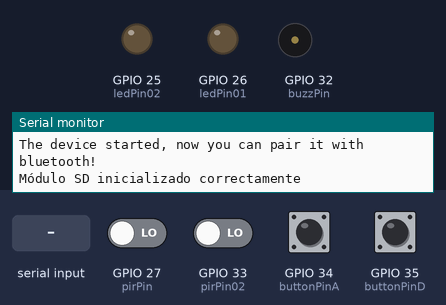
The sketch below on a simulated ESP32. Shown: output pins drawn as LEDs (lit = HIGH), buzzer (waves = sounding, pin HIGH), the last lines printed to the serial monitor. The inputs (shaded band) are chosen by the test bench; at power-on: GPIO 34 (buttonPinA), GPIO 35 (buttonPinD) HIGH, GPIO 27 (pirPin), GPIO 33 (pirPin02) LOW. Storage starts empty; nothing arrives over Bluetooth unless stated.

Above: at 1.8 s.
1.9 s: GPIO 34 (buttonPinA) pulled LOW for 0.6 s
4.5 s: GPIO 27 (pirPin) driven HIGH
At 6.2 s:
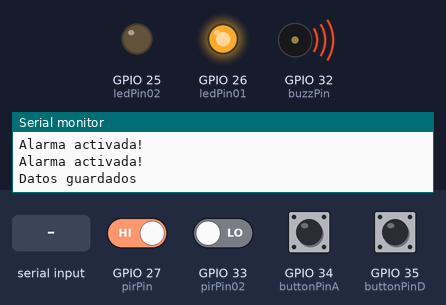
6.5 s: GPIO 33 (pirPin02) driven HIGH
At 9.2 s:
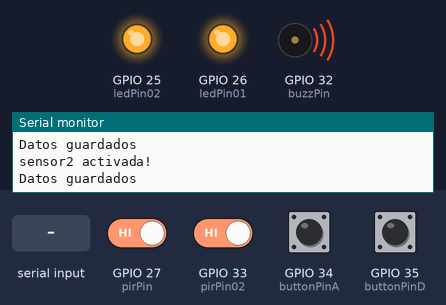
9.5 s: GPIO 35 (buttonPinD) pulled LOW for 0.6 s
At 10.8 s:
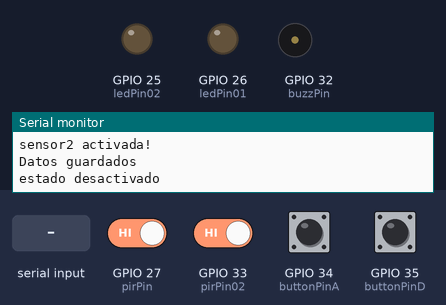
11.6 s: "a" received over the second serial link
13.5 s: "d" received over the second serial link
Timing chart, 0 to 16.5 s (numbered marks = the images above; inputs shaded):
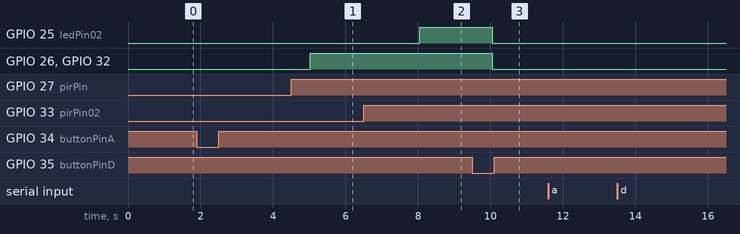

The sketch:

CA_Alarma.ino
```cpp
#include "BluetoothSerial.h"
#include "SPI.h"
#include "SD.h"

#if !defined(CONFIG_BT_ENABLED) || !defined(CONFIG_BLUEDROID_ENABLED)
#error Bluetooth is not enabled! Please run `make menuconfig` to and enable it
#endif

int pirPin = 27;  //Pin del sensor PIR
int pirPin02 = 33;
int ledPin01 = 26;  //Led parpadeo de acciones
int ledPin02 = 25;
int buzzPin = 32;
bool estado = false;
const int buttonPinA = 34;
const int buttonPinD = 35;
int chipSelect = 5;

File datosCSV;

BluetoothSerial SerialBT;

void setup() {
  Serial.begin(115200);

  pinMode(pirPin, INPUT);
  pinMode(pirPin02, INPUT);
  pinMode(ledPin01, OUTPUT);
  pinMode(ledPin02, OUTPUT);
  pinMode(buzzPin, OUTPUT);
  pinMode(buttonPinA, INPUT_PULLUP);
  pinMode(buttonPinD, INPUT_PULLUP);

  SerialBT.begin("Esclavo-Alarma");
  Serial.println("The device started, now you can pair it with bluetooth!");

  // Inicializar el módulo SD
  if (!SD.begin(chipSelect)) {
    Serial.println("Error al inicializar el módulo SD");
    return;
  }
  Serial.println("Módulo SD inicializado correctamente");
}

void apagarTodo() {
  digitalWrite(ledPin01, LOW);
  digitalWrite(ledPin02, LOW);
  digitalWrite(buzzPin, LOW);
  Serial.println("estado desactivado");
}

void loop() {
  if (Serial.available()) {
    SerialBT.write(Serial.read());
  }
  if (SerialBT.available()) {
    Serial.write(SerialBT.read());
  }

  bool onButtonState = digitalRead(buttonPinA) == LOW;
  bool offButtonState = digitalRead(buttonPinD) == LOW;

  int movimiento01 = digitalRead(pirPin);
  int movimiento02 = digitalRead(pirPin02);

  unsigned long timestamp = millis();

  if (onButtonState) {
    estado = true;
  } else if (offButtonState) {
    estado = false;
    apagarTodo();
  }

  //validar mensaje de activacion de alarma
  if (SerialBT.available()) {
    String message = SerialBT.readString();  // Leer mensaje Bluetooth
    Serial.println(message);
    message.trim();        // Imprimir mensaje recibido en Monitor Serial
    if (message == "a") {  //Si el mensaje es "alarma"
      estado = true;
      Serial.println("estado cambiado");
    }
    if (message == "d") {  //Si el mensaje es "alarma"
      estado = false;
      apagarTodo();
    }
  }

  //ALARMA
  if (estado) {
    Serial.println("Alarma activada!");

    // Detector de Movimiento Sensor 1
    if (digitalRead(pirPin) == HIGH) {                   //Si se detecta movimiento
      SerialBT.println("Movimiento Detectado,Entrada");  //Enviar mensaje a través de Bluetooth

      // Escribir los datos en el archivo CSV
      datosCSV = SD.open("/datosSensor.csv", FILE_APPEND);
      if (datosCSV) {
        if (movimiento01 == HIGH) {
          datosCSV.print(timestamp);
          datosCSV.print(",");
          datosCSV.println("Cochera: Movimiento detectado!");
          Serial.println("Datos guardados");
        }
        datosCSV.close();
      } else {
        Serial.println("Error al abrir el archivo CSV");
      }

      digitalWrite(ledPin01, HIGH);
      digitalWrite(buzzPin, HIGH);
      delay(1000);  // wait for 500 milliseconds
    }

    // Detector de Movimiento Sensor 1
    if (digitalRead(pirPin02) == HIGH) {               //Si se detecta movimiento
      SerialBT.println("Movimiento Detectado,Patio");  //Enviar mensaje a través de Bluetooth
      Serial.println("sensor2 activada!");

      // Escribir los datos en el archivo CSV - SENSOR 2
      datosCSV = SD.open("/datosSensor.csv", FILE_APPEND);
      if (datosCSV) {
        if (movimiento02 == HIGH) {
          datosCSV.print(timestamp);
          datosCSV.print(",");
          datosCSV.println("Patio: Movimiento detectado!");
          Serial.println("Datos guardados");
        }
        datosCSV.close();
      } else {
        Serial.println("Error al abrir el archivo CSV");
      }

      digitalWrite(ledPin02, HIGH);
      digitalWrite(buzzPin, HIGH);
      delay(1000);  // wait for 500 milliseconds
    }
  }

  delay(1000);
}
```

Measured:
- after the input at 4.5 s, GPIO 26 (ledPin01), GPIO 32 (buzzPin): LOW → HIGH after 0.53 s
- after the input at 6.5 s, GPIO 25 (ledPin02): LOW → HIGH after 1.6 s
- after the input at 9.5 s, GPIO 25 (ledPin02), GPIO 26 (ledPin01), GPIO 32 (buzzPin): HIGH → LOW after 0.56 s
